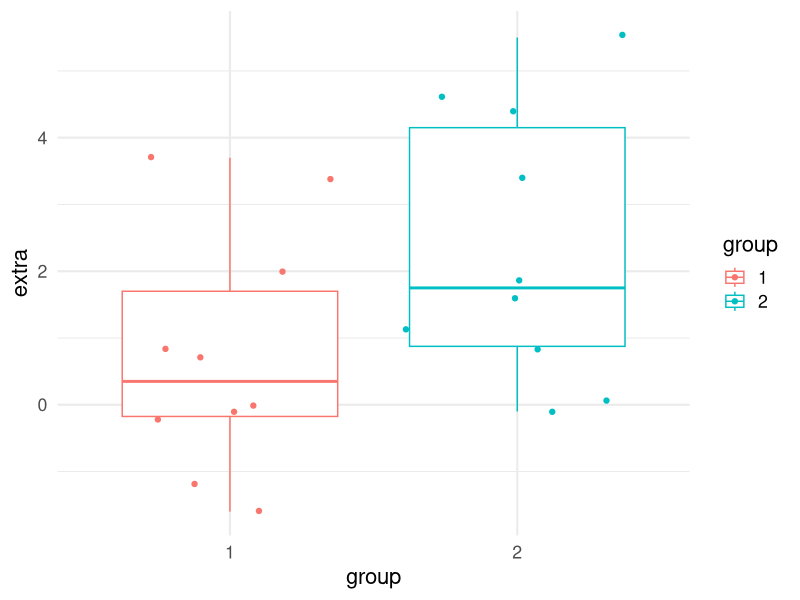

Here is the R script that generated this plot:
## ---- chunk 1
knitr::opts_chunk$set(echo = TRUE)
## ---- chunk 2
summary(cars)
## ---- chunk 3
library(ggplot2)
ggplot(data = sleep, aes(x = group, y = extra, color = group)) +
  geom_boxplot() +
  geom_jitter() +
  theme_minimal(base_size = 16)
## ---- chunk 4
# automatically create a bib database for R packages
bib <- knitr::write_bib(
  x = c(
    .packages(), "knitr", "rmarkdown", "bookdown"
  ), file = NULL, prefix = ""
)
bib <- unlist(bib)
# remove the ugly single quotes required by CRAN policy
bib <- gsub("(\\\n)", " ", bib)
xfun::write_utf8(bib, "packages.bib")
